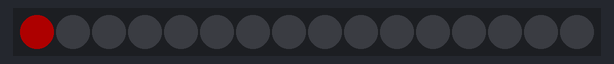
A sketch run on a simulated Arduino Uno, built with avr-gcc and run on an emulated ATmega328P. On the bench: 16 RGB LEDs in strip order, left to right. Dim RGB values are drawn brighter than linear.

Above: at 0.16 s.
At 5.7 s:
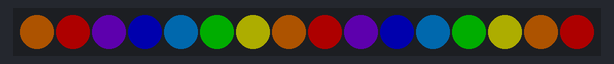

The sketch:

l82.c.ino
```cpp
#include <Adafruit_NeoPixel.h>  //包含头文件
#define PIN 1
Adafruit_NeoPixel strip = Adafruit_NeoPixel(16, PIN, NEO_GRB + NEO_KHZ800);
uint8_t rb[7][3] = { {255, 0, 0}, {255, 125, 0}, {255, 255, 0},
{0, 255, 0}, {0, 155, 255}, {0, 0, 255}, {139, 0, 255}
};  //设置头文件的颜色
void setup() {
strip.begin();
strip.setBrightness(50);
}
void loop() {
for (uint8_t j = 0; j < 16; j++) {
for (uint8_t k = 0; k < 16; k++)
strip.setPixelColor(k, 0);
for (int8_t i = 0; i <= j; i++)
strip.setPixelColor(i, strip.Color(rb[(j-i) % 7][0], rb[(j-i) % 7][1], rb[(j-i) % 7][2]));
strip.show();
delay(20);
}
delay(5000);
}
```

Measured:
- what the display in image 1 shows lasts 5.0 s, from 5.7 s to 10.7 s
